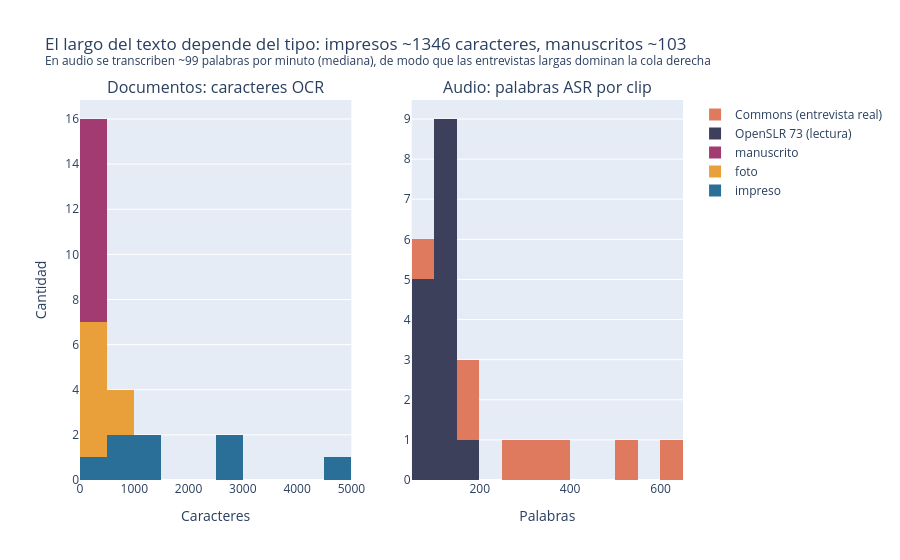

The cell this chart's notebook holds for it:
### Code cell
from plotly.subplots import make_subplots
import plotly.graph_objects as go
ppm = (clips["n_palabras"] / (clips["duracion_seg"] / 60))
fig = make_subplots(rows=1, cols=2, subplot_titles=("Documentos: caracteres OCR", "Audio: palabras ASR por clip"))
for tipo, color in [("impreso", "#2a6f97"), ("foto", "#e9a03b"), ("manuscrito", "#a23b72")]:
    fig.add_trace(go.Histogram(x=docs.loc[docs["tipo"] == tipo, "n_caracteres"], name=tipo, marker_color=color, nbinsx=12), 1, 1)
for o, color in [("OpenSLR 73 (lectura)", "#3d405b"), ("Commons (entrevista real)", "#e07a5f")]:
    fig.add_trace(go.Histogram(x=clips.loc[clips["origen"] == o, "n_palabras"], name=o, marker_color=color, nbinsx=12), 1, 2)
fig.update_layout(barmode="stack", title=(
    f"El largo del texto depende del tipo: impresos ~{docs.loc[docs['tipo'] == 'impreso', 'n_caracteres'].median():.0f} caracteres, "
    f"manuscritos ~{docs.loc[docs['tipo'] == 'manuscrito', 'n_caracteres'].median():.0f}<br><sup>En audio se transcriben "
    f"~{ppm.median():.0f} palabras por minuto (mediana), de modo que las entrevistas largas dominan la cola derecha</sup>"))
fig.update_xaxes(title_text="Caracteres", row=1, col=1)
fig.update_xaxes(title_text="Palabras", row=1, col=2)
fig.update_yaxes(title_text="Cantidad", row=1, col=1)
fig.show()

### Figure 1 — Plotly figure (JSON) as saved in the notebook; plotly's stock layout.template omitted (floating-point values rounded to 4 significant figures)
{"data": [{"marker": {"color": "#2a6f97"}, "name": "impreso", "nbinsx": 12, "type": "histogram", "x": [1414, 2567, 1277, 2650, 398, 641, 821, 4894], "xaxis": "x", "yaxis": "y"}, {"marker": {"color": "#e9a03b"}, "name": "foto", "nbinsx": 12, "type": "histogram", "x": [59, 777, 375, 110, 311, 129, 265, 772], "xaxis": "x", "yaxis": "y"}, {"marker": {"color": "#a23b72"}, "name": "manuscrito", "nbinsx": 12, "type": "histogram", "x": [150, 66, 103, 48, 86, 317, 451, 259, 90], "xaxis": "x", "yaxis": "y"}, {"marker": {"color": "#3d405b"}, "name": "OpenSLR 73 (lectura)", "nbinsx": 12, "type": "histogram", "x": [113, 131, 103, 96, 127, 112, 133, 92, 84, 91, 86, 109, 107, 127, 151], "xaxis": "x2", "yaxis": "y2"}, {"marker": {"color": "#e07a5f"}, "name": "Commons (entrevista real)", "nbinsx": 12, "type": "histogram", "x": [266, 373, 642, 521, 182, 189, 328, 58], "xaxis": "x2", "yaxis": "y2"}], "layout": {"annotations": [{"font": {"size": 16}, "showarrow": false, "text": "Documentos: caracteres OCR", "x": 0.225, "xanchor": "center", "xref": "paper", "y": 1.0, "yanchor": "bottom", "yref": "paper"}, {"font": {"size": 16}, "showarrow": false, "text": "Audio: palabras ASR por clip", "x": 0.775, "xanchor": "center", "xref": "paper", "y": 1.0, "yanchor": "bottom", "yref": "paper"}], "barmode": "stack", "title": {"text": "El largo del texto depende del tipo: impresos ~1346 caracteres, manuscritos ~103<br><sup>En audio se transcriben ~99 palabras por minuto (mediana), de modo que las entrevistas largas dominan la cola derecha</sup>"}, "xaxis": {"anchor": "y", "domain": [0.0, 0.45], "title": {"text": "Caracteres"}}, "xaxis2": {"anchor": "y2", "domain": [0.55, 1.0], "title": {"text": "Palabras"}}, "yaxis": {"anchor": "x", "domain": [0.0, 1.0], "title": {"text": "Cantidad"}}, "yaxis2": {"anchor": "x2", "domain": [0.0, 1.0]}}}
